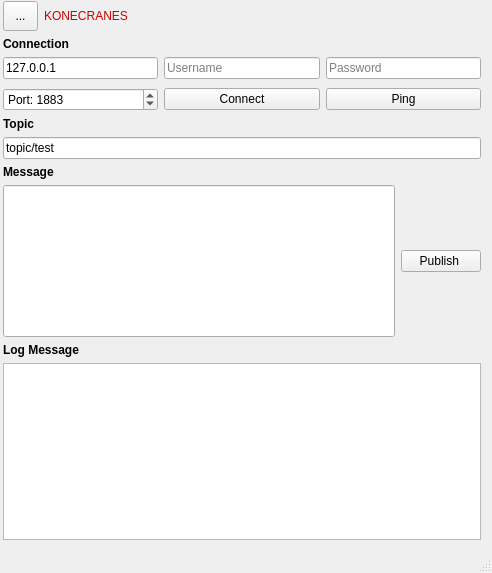
<?xml version="1.0" encoding="UTF-8"?>
<ui version="4.0">
 <class>MainWindow</class>
 <widget class="QMainWindow" name="MainWindow">
  <property name="geometry">
   <rect>
    <x>0</x>
    <y>0</y>
    <width>492</width>
    <height>573</height>
   </rect>
  </property>
  <property name="windowTitle">
   <string>MainWindow</string>
  </property>
  <widget class="QWidget" name="centralWidget">
   <layout class="QVBoxLayout" name="verticalLayout">
    <property name="leftMargin">
     <number>3</number>
    </property>
    <property name="topMargin">
     <number>1</number>
    </property>
    <item>
     <layout class="QHBoxLayout" name="horizontalLayout_16">
      <property name="spacing">
       <number>6</number>
      </property>
      <property name="topMargin">
       <number>0</number>
      </property>
      <property name="rightMargin">
       <number>1</number>
      </property>
      <item>
       <widget class="QToolButton" name="toolButton">
        <property name="minimumSize">
         <size>
          <width>35</width>
          <height>30</height>
         </size>
        </property>
        <property name="text">
         <string>...</string>
        </property>
        <property name="icon">
         <iconset>
          <normaloff>:/images/C_logo.png</normaloff>:/images/C_logo.png</iconset>
        </property>
        <property name="iconSize">
         <size>
          <width>30</width>
          <height>24</height>
         </size>
        </property>
       </widget>
      </item>
      <item>
       <widget class="QLabel" name="label_5">
        <property name="sizePolicy">
         <sizepolicy hsizetype="Fixed" vsizetype="Fixed">
          <horstretch>0</horstretch>
          <verstretch>0</verstretch>
         </sizepolicy>
        </property>
        <property name="styleSheet">
         <string notr="true">color: rgb(204, 0, 0);</string>
        </property>
        <property name="text">
         <string>KONECRANES</string>
        </property>
       </widget>
      </item>
      <item>
       <spacer name="horizontalSpacer_2">
        <property name="orientation">
         <enum>Qt::Horizontal</enum>
        </property>
        <property name="sizeHint" stdset="0">
         <size>
          <width>40</width>
          <height>20</height>
         </size>
        </property>
       </spacer>
      </item>
      <item>
       <spacer name="horizontalSpacer">
        <property name="orientation">
         <enum>Qt::Horizontal</enum>
        </property>
        <property name="sizeType">
         <enum>QSizePolicy::Fixed</enum>
        </property>
        <property name="sizeHint" stdset="0">
         <size>
          <width>13</width>
          <height>20</height>
         </size>
        </property>
       </spacer>
      </item>
     </layout>
    </item>
    <item>
     <widget class="QLabel" name="label_2">
      <property name="font">
       <font>
        <weight>75</weight>
        <bold>true</bold>
       </font>
      </property>
      <property name="text">
       <string>Connection</string>
      </property>
     </widget>
    </item>
    <item>
     <layout class="QGridLayout" name="gridLayout">
      <property name="verticalSpacing">
       <number>9</number>
      </property>
      <item row="0" column="0">
       <widget class="QLineEdit" name="hostAddressLineEdit">
        <property name="text">
         <string>127.0.0.1</string>
        </property>
        <property name="placeholderText">
         <string>Enter host address</string>
        </property>
       </widget>
      </item>
      <item row="0" column="1">
       <widget class="QLineEdit" name="usernameEdit">
        <property name="text">
         <string/>
        </property>
        <property name="placeholderText">
         <string>Username</string>
        </property>
       </widget>
      </item>
      <item row="0" column="2">
       <widget class="QLineEdit" name="passwordEdit">
        <property name="text">
         <string/>
        </property>
        <property name="echoMode">
         <enum>QLineEdit::PasswordEchoOnEdit</enum>
        </property>
        <property name="placeholderText">
         <string>Password</string>
        </property>
        <property name="clearButtonEnabled">
         <bool>false</bool>
        </property>
       </widget>
      </item>
      <item row="1" column="0">
       <widget class="QSpinBox" name="portSpinBox">
        <property name="prefix">
         <string>Port: </string>
        </property>
        <property name="maximum">
         <number>65536</number>
        </property>
        <property name="value">
         <number>1883</number>
        </property>
        <property name="displayIntegerBase">
         <number>10</number>
        </property>
       </widget>
      </item>
      <item row="1" column="1">
       <widget class="QPushButton" name="connectButton">
        <property name="text">
         <string>Connect</string>
        </property>
       </widget>
      </item>
      <item row="1" column="2">
       <widget class="QPushButton" name="pingButton">
        <property name="text">
         <string>Ping</string>
        </property>
       </widget>
      </item>
     </layout>
    </item>
    <item>
     <widget class="QLabel" name="label_4">
      <property name="font">
       <font>
        <weight>75</weight>
        <bold>true</bold>
       </font>
      </property>
      <property name="text">
       <string>Topic</string>
      </property>
     </widget>
    </item>
    <item>
     <widget class="QLineEdit" name="topic_Lineedit">
      <property name="text">
       <string>topic/test</string>
      </property>
     </widget>
    </item>
    <item>
     <widget class="QLabel" name="label">
      <property name="font">
       <font>
        <weight>75</weight>
        <bold>true</bold>
       </font>
      </property>
      <property name="text">
       <string>Message</string>
      </property>
     </widget>
    </item>
    <item>
     <layout class="QHBoxLayout" name="horizontalLayout_2">
      <item>
       <widget class="QLineEdit" name="messageLineEdit">
        <property name="minimumSize">
         <size>
          <width>0</width>
          <height>152</height>
         </size>
        </property>
        <property name="text">
         <string/>
        </property>
        <property name="alignment">
         <set>Qt::AlignLeading|Qt::AlignLeft|Qt::AlignTop</set>
        </property>
       </widget>
      </item>
      <item>
       <widget class="QPushButton" name="publishButton">
        <property name="text">
         <string>Publish </string>
        </property>
       </widget>
      </item>
     </layout>
    </item>
    <item>
     <widget class="QLabel" name="label_3">
      <property name="font">
       <font>
        <weight>75</weight>
        <bold>true</bold>
       </font>
      </property>
      <property name="text">
       <string>Log Message</string>
      </property>
     </widget>
    </item>
    <item>
     <widget class="QTextBrowser" name="log_TextBrowser"/>
    </item>
   </layout>
  </widget>
  <widget class="QStatusBar" name="statusBar"/>
 </widget>
 <layoutdefault spacing="6" margin="11"/>
 <tabstops>
  <tabstop>hostAddressLineEdit</tabstop>
  <tabstop>portSpinBox</tabstop>
  <tabstop>usernameEdit</tabstop>
  <tabstop>passwordEdit</tabstop>
  <tabstop>connectButton</tabstop>
  <tabstop>pingButton</tabstop>
  <tabstop>topic_Lineedit</tabstop>
  <tabstop>messageLineEdit</tabstop>
  <tabstop>publishButton</tabstop>
  <tabstop>log_TextBrowser</tabstop>
 </tabstops>
 <resources/>
 <connections/>
</ui>
